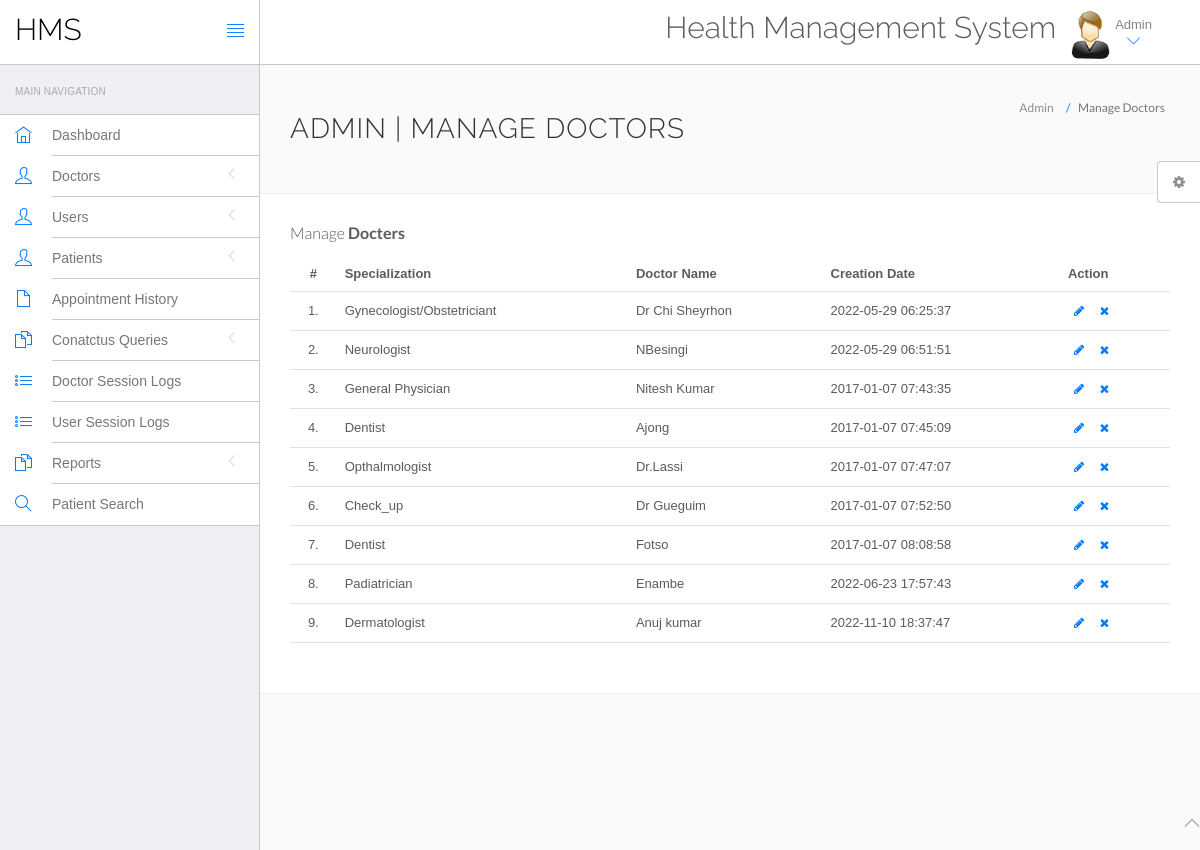
Page /hospital/hms/admin/manage-doctors.php (signed in) on the committed database.
### tables this page shows
CREATE TABLE `doctors` (
  `id` int(11) NOT NULL,
  `specilization` varchar(255) DEFAULT NULL,
  `doctorName` varchar(255) DEFAULT NULL,
  `address` longtext DEFAULT NULL,
  `docFees` varchar(255) DEFAULT NULL,
  `contactno` bigint(11) DEFAULT NULL,
  `docEmail` varchar(255) DEFAULT NULL,
  `password` varchar(255) DEFAULT NULL,
  `creationDate` timestamp NULL DEFAULT current_timestamp(),
  `updationDate` timestamp NULL DEFAULT NULL ON UPDATE current_timestamp()
);

### hospital/hms/admin/manage-doctors.php (the view, shortened to what this page needs)
<?php
include('include/config.php');
?>
<!DOCTYPE html>
<html lang="en">
	<head>
		<link rel="stylesheet" href="vendor/bootstrap/css/bootstrap.min.css">
		<link rel="stylesheet" href="vendor/fontawesome/css/font-awesome.min.css">
		<link rel="stylesheet" href="vendor/themify-icons/themify-icons.min.css">
		<link href="vendor/animate.css/animate.min.css" rel="stylesheet" media="screen">
		<link href="vendor/perfect-scrollbar/perfect-scrollbar.min.css" rel="stylesheet" media="screen">
		<link href="vendor/switchery/switchery.min.css" rel="stylesheet" media="screen">
		<link href="vendor/bootstrap-touchspin/jquery.bootstrap-touchspin.min.css" rel="stylesheet" media="screen">
		<link href="vendor/select2/select2.min.css" rel="stylesheet" media="screen">
		<link href="vendor/bootstrap-datepicker/bootstrap-datepicker3.standalone.min.css" rel="stylesheet" media="screen">
		<link href="vendor/bootstrap-timepicker/bootstrap-timepicker.min.css" rel="stylesheet" media="screen">
		<link rel="stylesheet" href="assets/css/styles.css">
		<link rel="stylesheet" href="assets/css/plugins.css">
		<link rel="stylesheet" href="assets/css/themes/theme-1.css" id="skin_color" />
	</head>
	<body>
		<div id="app">
<?php include('include/sidebar.php');?>
			<div class="app-content">
						<?php include('include/header.php');?>
				<div class="main-content" >
					<div class="wrap-content container" id="container">
						<section id="page-title">
							<div class="row">
								<div class="col-sm-8">
									<h1 class="mainTitle">Admin | Manage Doctors</h1>
																	</div>
								<ol class="breadcrumb">
									<li>
										<span>Admin</span>
									</li>
									<li class="active">
										<span>Manage Doctors</span>
									</li>
								</ol>
							</div>
						</section>
						<div class="container-fluid container-fullw bg-white">
									<div class="row">
								<div class="col-md-12">
									<h5 class="over-title margin-bottom-15">Manage <span class="text-bold">Docters</span></h5>
									<table class="table table-hover" id="sample-table-1">
										<thead>
											<tr>
												<th class="center">#</th>
												<th>Specialization</th>
												<th class="hidden-xs">Doctor Name</th>
												<th>Creation Date </th>
												<th>Action</th>
											</tr>
										</thead>
										<tbody>
<?php
$sql=mysqli_query($con,"select * from doctors");
$cnt=1;
while($row=mysqli_fetch_array($sql))
{
?>
											<tr>
												<td class="center"><?php echo $cnt;?>.</td>
												<td class="hidden-xs"><?php echo $row['specilization'];?></td>
												<td><?php echo $row['doctorName'];?></td>
												<td><?php echo $row['creationDate'];?>
												</td>
												<td >
												<div class="visible-md visible-lg hidden-sm hidden-xs">
							<a href="edit-doctor.php?id=<?php echo $row['id'];?>" class="btn btn-transparent btn-xs" tooltip-placement="top" tooltip="Edit"><i class="fa fa-pencil"></i></a>
	<a href="manage-doctors.php?id=<?php echo $row['id']?>&del=delete" onClick="return confirm('Are you sure you want to delete?')"class="btn btn-transparent btn-xs tooltips" tooltip-placement="top" tooltip="Remove"><i class="fa fa-times fa fa-white"></i></a>
												</div>
												</td>
											</tr>
											<?php
$cnt=$cnt+1;
											 }?>
										</tbody>
									</table>
								</div>
							</div>
								</div>
							</div>
						</div>
					</div>
				</div>
	<?php include('include/footer.php');?>
	<?php include('include/setting.php');?>
	</body>
</html>

### hospital/hms/admin/assets/css/themes/theme-1.css (style rules this page uses)
body { background: #FAFAFA; }

### rows in the picture
doctors: specilization "Gynecologist/Obstetriciant", doctorName "Dr Chi Sheyrhon", creationDate "2022-05-29 06:25:37"
doctors: specilization "Neurologist", doctorName "NBesingi", creationDate "2022-05-29 06:51:51"
doctors: specilization "General Physician", doctorName "Nitesh Kumar", creationDate "2017-01-07 07:43:35"
doctors: specilization "Dentist", doctorName "Ajong", creationDate "2017-01-07 07:45:09"
doctors: specilization "Opthalmologist", doctorName "Dr.Lassi", creationDate "2017-01-07 07:47:07"
doctors: specilization "Check_up", doctorName "Dr Gueguim", creationDate "2017-01-07 07:52:50"
doctors: specilization "Dentist", doctorName "Fotso", creationDate "2017-01-07 08:08:58"
doctors: specilization "Padiatrician", doctorName "Enambe", creationDate "2022-06-23 17:57:43"
doctors: specilization "Dermatologist", doctorName "Anuj kumar", creationDate "2022-11-10 18:37:47"
